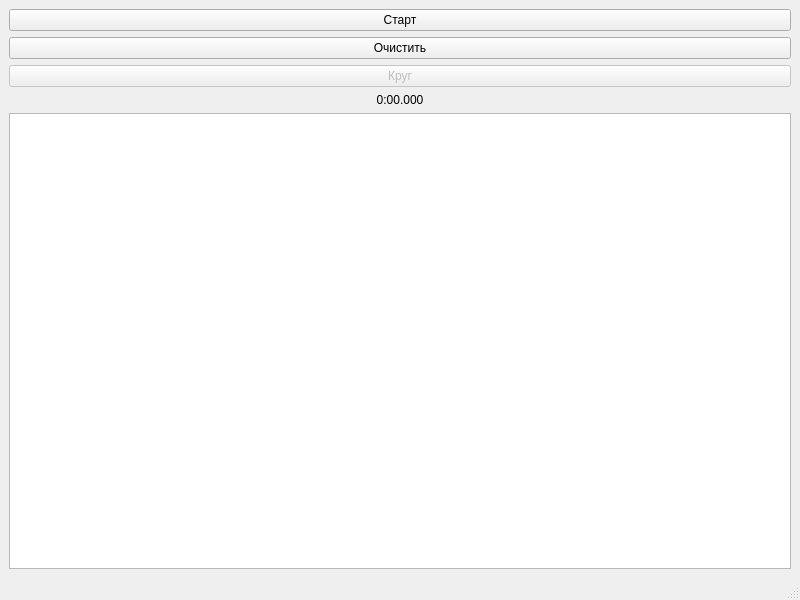
<?xml version="1.0" encoding="UTF-8"?>
<ui version="4.0">
 <class>MainWindow</class>
 <widget class="QMainWindow" name="MainWindow">
  <property name="geometry">
   <rect>
    <x>0</x>
    <y>0</y>
    <width>800</width>
    <height>600</height>
   </rect>
  </property>
  <property name="windowTitle">
   <string>Секундомер</string>
  </property>
  <widget class="QWidget" name="centralwidget">
   <layout class="QVBoxLayout" name="verticalLayout">
    <item>
     <widget class="QPushButton" name="startStopButton">
      <property name="text">
       <string>Старт</string>
      </property>
     </widget>
    </item>
    <item>
     <widget class="QPushButton" name="clearButton">
      <property name="text">
       <string>Очистить</string>
      </property>
     </widget>
    </item>
    <item>
     <widget class="QPushButton" name="circleButton">
      <property name="text">
       <string>Круг</string>
      </property>
      <property name="enabled">
       <bool>false</bool>
      </property>
     </widget>
    </item>
    <item>
     <widget class="QLabel" name="timeLabel">
      <property name="alignment">
       <set>Qt::AlignCenter</set>
      </property>
      <property name="text">
       <string>0:00.000</string>
      </property>
     </widget>
    </item>
    <item>
     <widget class="QTextBrowser" name="circleBrowser"/>
    </item>
   </layout>
  </widget>
  <widget class="QMenuBar" name="menubar"/>
  <widget class="QStatusBar" name="statusbar"/>
 </widget>
 <resources/>
 <connections/>
</ui>
